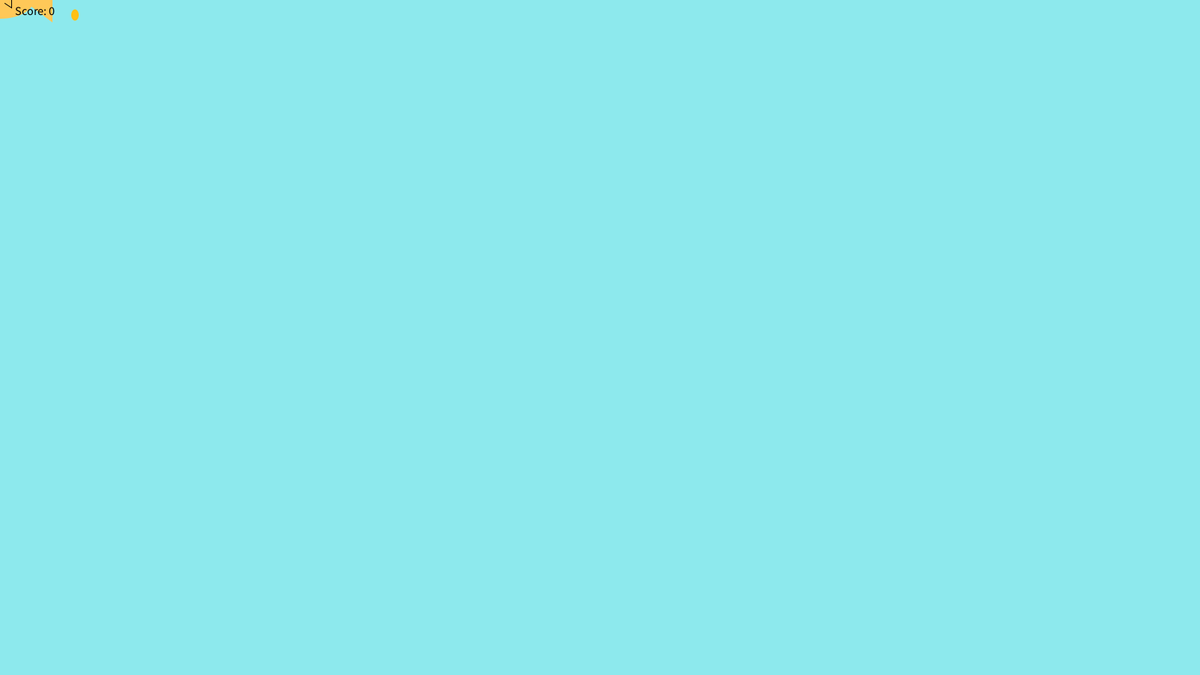
Frame 1 (no input)
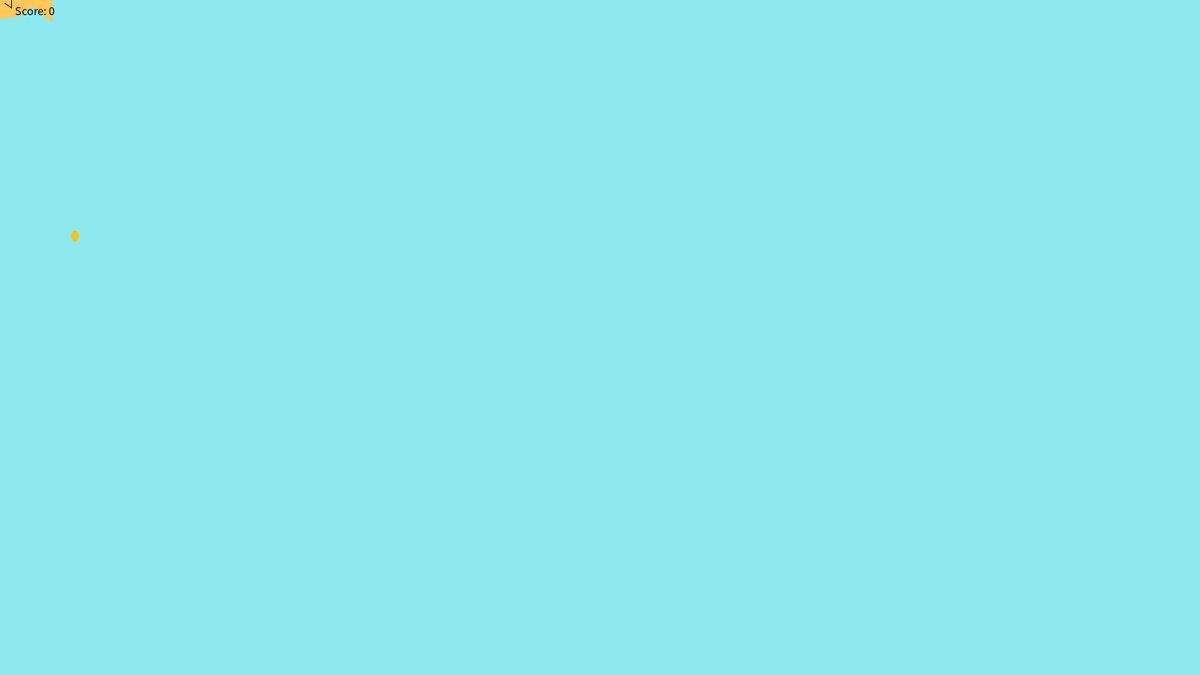
Frame 60 (the mouse pressed at the canvas centre just before this capture)
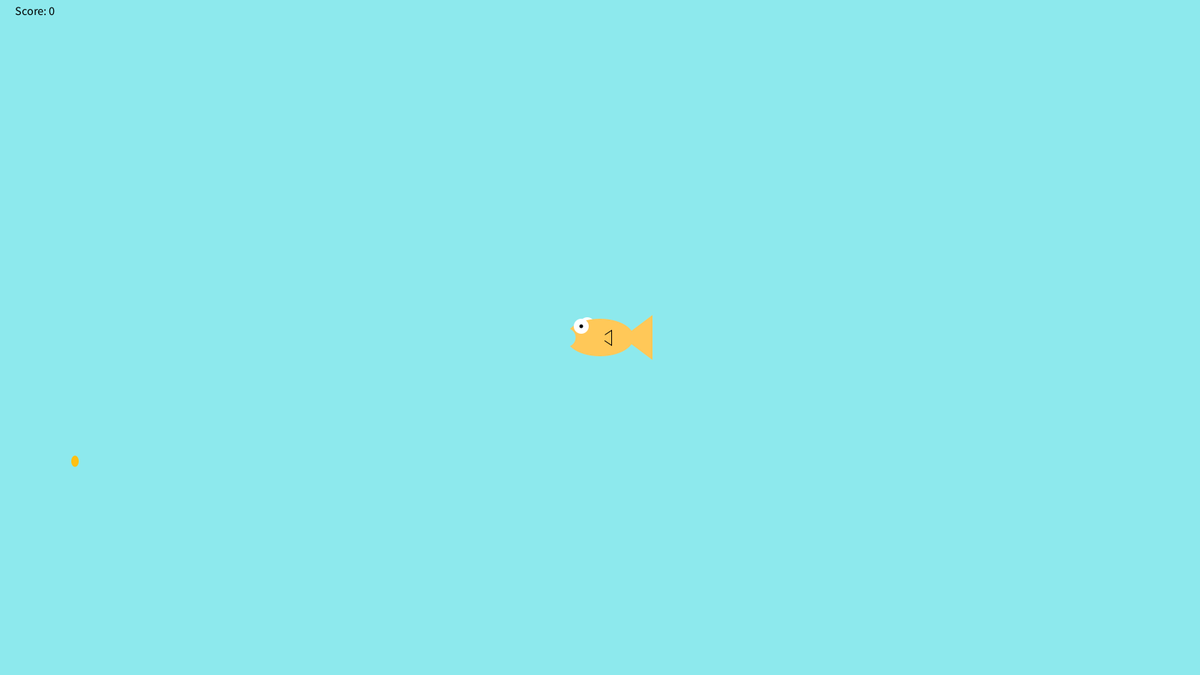
Frame 120 (the mouse held since frame 60 and released just before this capture)

The Processing sketch that drew these frames (run headless with seeded random() and noise(); from frame 60 on, the mouse is pressed at the canvas centre):

// Processing sketch: fish_feeder
// ── fish_feeder.pde
int foodX = 100;
int foodY = 20;
int score = 0;

void setup(){
  size (1600, 900);
}

void draw(){
  background(141,233,237);
  
  if (score == 100){
  textSize(300);
  fill(255, 192, 18);
  noStroke();
  text("You \nWin", 500, 300);
  }else{
  
  drawFish();
  
  checkCatch(foodX, foodY);
  
  fill(255, 192, 18);
  noStroke();
  ellipse(foodX, foodY, 10, 15);
  
  foodY = foodY + 5 ;
  
  if (foodY > height){
    foodY = 0;
    foodX = (int) random(width-20);
    if (score > 0){
      score = score - 1;
    }
  }
  
  fill(0, 0, 0);
  textSize(16);
  text("Score: " + score, 20, 20);
}
}

void drawFish(){
     noStroke();
     fill(255,255,255);
     ellipse(mouseX-17,mouseY-17,20,20); //back side eye
     fill(255,200,88);
     ellipse(mouseX,mouseY,90,50); //body
     triangle(mouseX+30,mouseY,mouseX+70,mouseY+30,mouseX+70,mouseY-30); //tail
     stroke(0);
     triangle(mouseX,mouseY,mouseX+15,mouseY+10,mouseX+15,mouseY-10); //side fin
     noStroke();
     fill(255,200,88);
     ellipse(mouseX,mouseY,15,15); //side fin cover
     noStroke();
     fill(255,255,255);
     ellipse(mouseX-25,mouseY-15,20,20); //front eye
     fill(0,0,0);
     ellipse(mouseX-25,mouseY-15,5,5); //pupil
     fill(141,233,237);
     ellipse(mouseX-45,mouseY,25,25); //mouth
}

void checkCatch(int x, int y){
     if(x > mouseX-50 && x < mouseX+70){
          if(y > mouseY-17 && y < mouseY+30){
               score++;
               foodY = 20; //if the food was eaten, make more food fall from the top
               foodX = (int) random(width-20);
          }
     }
     else if (foodY > height && score > 0){
          score --;
     }
}
